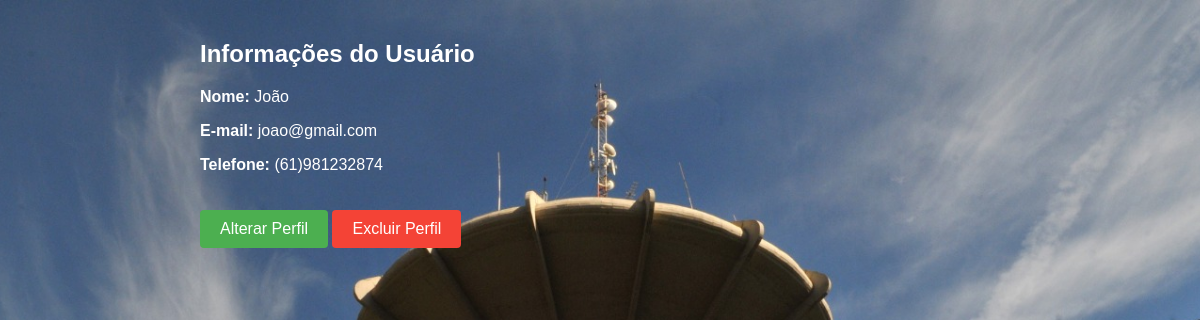
The page /view/perfillider.php (signed in) on the database its author committed.
### tables this page shows
CREATE TABLE IF NOT EXISTS `tb_usuario` (
  `idusuario` INT(11) NOT NULL AUTO_INCREMENT,
  `login` VARCHAR(45) NOT NULL,
  `senha` VARCHAR(32) NOT NULL,
  `idperfil` INT(11) NOT NULL,
  PRIMARY KEY (`idusuario`),
  INDEX `fk_tb_usuario_tb_perfil1_idx` (`idperfil` ASC),
  CONSTRAINT `fk_tb_usuario_tb_perfil1`
    FOREIGN KEY (`idperfil`)
    REFERENCES `tb_perfil` (`idperfil`)
    ON DELETE NO ACTION
    ON UPDATE NO ACTION);

CREATE TABLE IF NOT EXISTS `tb_prefeito_comunitario` (
  `idprefeitura` INT(11) NOT NULL AUTO_INCREMENT,
  `nome_prefeito` VARCHAR(45) NOT NULL,
  `cpf_prefeito` VARCHAR(45) NOT NULL,
  `dt_nasc_prefeito` DATE NOT NULL,
  `tel_prefeito` VARCHAR(15) NOT NULL,
  `genero` INT(11) NOT NULL COMMENT '1=masculino\\n2=feminino\\n3=outros',
  `endereco_prefeito` VARCHAR(100) NOT NULL,
  `numero_registro_prefeito` VARCHAR(45) NOT NULL,
  `data_criacao_prefeito` TIMESTAMP NOT NULL DEFAULT CURRENT_TIMESTAMP ON UPDATE CURRENT_TIMESTAMP,
  `idusuario` INT(11) NOT NULL,
  PRIMARY KEY (`idprefeitura`),
  UNIQUE INDEX `cpf_Prefeito_UNIQUE` (`cpf_prefeito` ASC),
  UNIQUE INDEX `tel_prefeito_UNIQUE` (`tel_prefeito` ASC),
  UNIQUE INDEX `numero_registro_prefeito_UNIQUE` (`numero_registro_prefeito` ASC),
  INDEX `fk_tb_prefeito_comunitario_tb_usuario1_idx` (`idusuario` ASC),
  CONSTRAINT `fk_tb_prefeito_comunitario_tb_usuario1`
    FOREIGN KEY (`idusuario`)
    REFERENCES `tb_usuario` (`idusuario`)
    ON DELETE NO ACTION
    ON UPDATE NO ACTION);

### DAO/Tb_usuarioDAO.php (called while the page is built, shortened)
<?php
class Tb_usuarioDAO {
public function pesquisarprefeitoID(Tb_usuarioDTO $Tb_usuarioDTO){
    $pdo = Conexao::getInstance();
    $sql = "SELECT * from tb_usuario U
    INNER JOIN tb_prefeito_comunitario PC on U.idusuario=PC.idusuario
    INNER JOIN tb_perfil PF on U.idperfil=PF.idperfil
    where PC.idusuario=?";
    $execucao = $pdo ->prepare($sql);
    $execucao ->bindValue(1,$Tb_usuarioDTO->getIdusuario());
    $execucao ->execute();
    $resultado = $execucao->fetch(PDO::FETCH_ASSOC);
    return $resultado;
}
    }

### DTO/Tb_usuarioDTO.php (called while the page is built, shortened)
<?php
class Tb_usuarioDTO {
    private $idusuario;
    function getIdusuario() {
        return $this->idusuario;
    }
    function setIdusuario($idusuario) {
        $this->idusuario = $idusuario;
    }
}

### view/perfillider.php (the view, shortened to what this page needs)
<!DOCTYPE html>
<html>
<head>
<link rel="stylesheet" href="../css/perfil.css">
</head>
<body>
    <?php
    require_once '../DAO/Tb_usuarioDAO.php';
    require_once '../DTO/Tb_usuarioDTO.php';
    $idusuario = $_SESSION["idusuario"];
    $Tb_usuarioDTO = new Tb_usuarioDTO();
    $Tb_usuarioDTO->setIdusuario($idusuario);
    $Tb_usuarioDAO = new Tb_usuarioDAO();
    $prefeito = $Tb_usuarioDAO->pesquisarprefeitoID($Tb_usuarioDTO);
    $idprefeitura = $prefeito["idprefeitura"];
    $nome = $prefeito["nome_prefeito"];
    $tel = $prefeito["tel_prefeito"];
    $login = $prefeito["login"];
    ?>
<div class="container">
        <h2>Informações do Usuário</h2>
        <p><strong>Nome:</strong> <?=$nome ?></p>
        <p><strong>E-mail:</strong> <?=$login ?></p>
        <p><strong>Telefone:</strong> <?=$tel ?></p>
        <a href="../view/alterarPrefeito.php?id=<?= $idusuario ?>" target="centro"><button class="edit-profile-button">Alterar Perfil</button></a>
        <a href="../view/confirmacaoL.php?id=<?php echo $idprefeitura?>&usuario=<?= $idusuario?>" target="_top"><button class="delete-profile-button">Excluir Perfil</button></a>
      </div>
</body>
</html>

### css/perfil.css (style rules this page uses)
body { background-image: url(../img/WhatsApp-Image-2021-03-27-at-10.47.21.jpeg); background-size: cover; background-position: center; color: #fff; font-family: Arial, sans-serif; font-size: 16px; margin: 0 20px; padding: 0; height: 100vh; }
.edit-profile-button { background-color: #4CAF50; border: none; border-radius: 4px; color: white; cursor: pointer; font-size: 16px; margin-top: 20px; padding: 10px 20px; text-align: center; text-decoration: none; transition-duration: 0.4s; }
.delete-profile-button { background-color: #f44336; border: none; border-radius: 4px; color: white; cursor: pointer; font-size: 16px; margin-top: 20px; padding: 10px 20px; text-align: center; text-decoration: none; transition-duration: 0.4s; }
.container { margin: 0 auto; max-width: 800px; padding: 20px; }

### rows shown on the page
tb_usuario: tb_prefeito_comunitario.nome_prefeito "João", login "joao@gmail.com", tb_prefeito_comunitario.tel_prefeito "(61)981232874"
